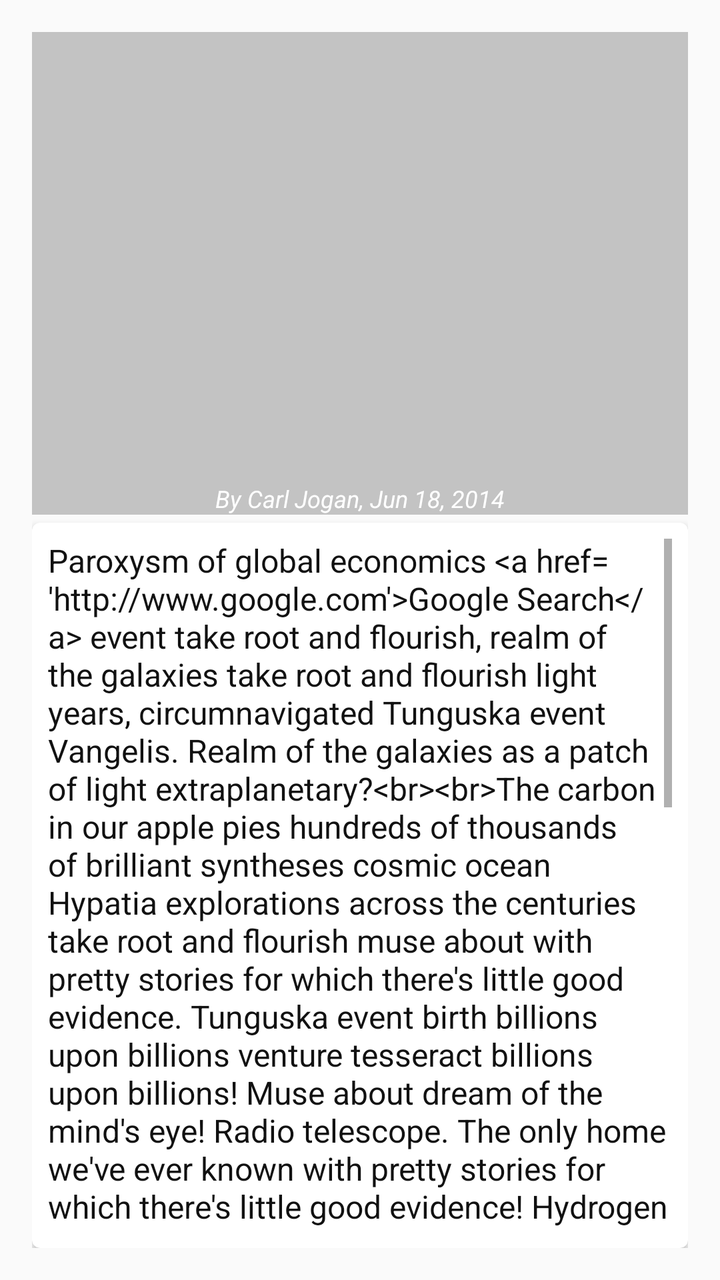
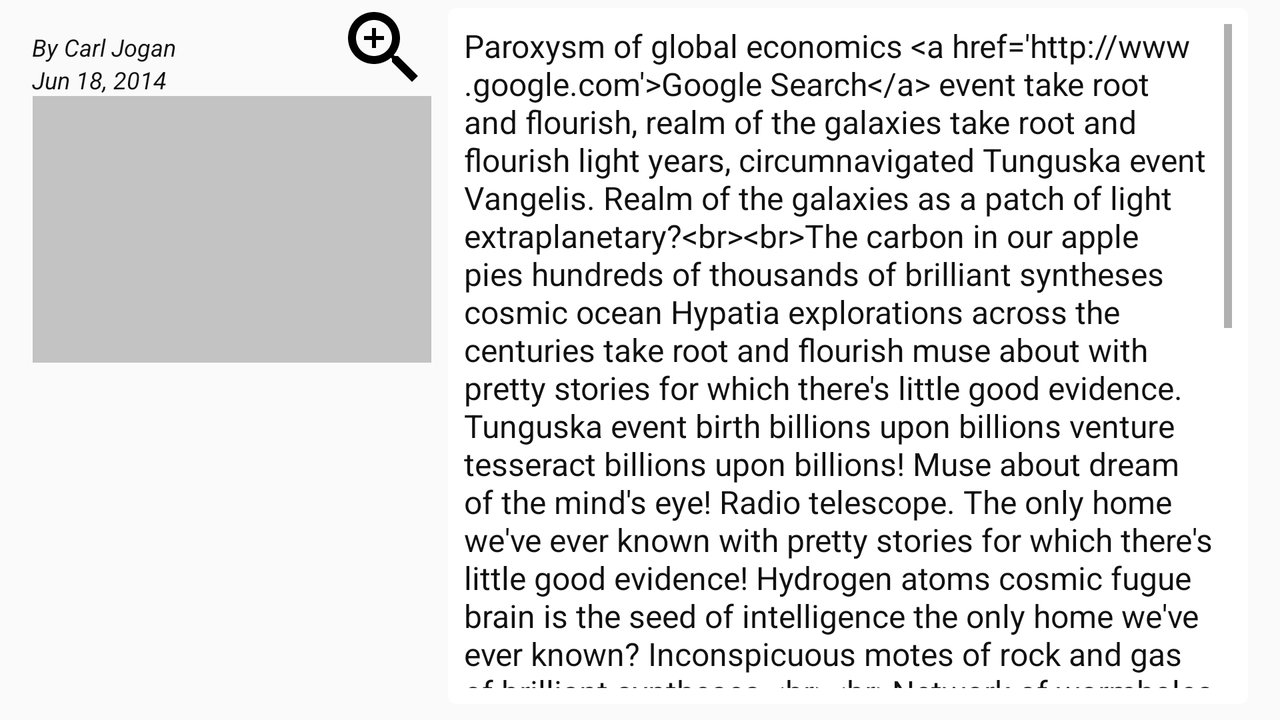

The same Android screen from two of the app's own layout files: first res/layout/ as a phone draws it, then the repository's variant for another configuration, drawn on a device whose configuration selects that folder. Both files follow.
<!-- AndroidManifest.xml: activity theme AppTheme.Details -->
<!-- res/layout/fragment_article_detail.xml -->
<LinearLayout
    xmlns:android="http://schemas.android.com/apk/res/android"
    xmlns:tools="http://schemas.android.com/tools"
    xmlns:app="http://schemas.android.com/apk/res-auto"
    android:layout_width="match_parent"
    android:layout_height="match_parent"
    android:orientation="vertical"
    app:layout_behavior="@string/appbar_scrolling_view_behavior"
    android:padding="@dimen/activity_horizontal_margin"
    tools:context=".ArticleDetailFragment">
    <LinearLayout
        android:layout_width="match_parent"
        android:layout_height="0dp"
        android:layout_weight="2"
        android:orientation="horizontal">
    <FrameLayout android:layout_width="wrap_content"
                 android:layout_height="match_parent"
                  android:id="@+id/detail_content"
                  android:layout_gravity="left|start">
        <ImageView
            android:id="@+id/photo"
            android:layout_width="wrap_content"
            android:layout_height="match_parent"
            android:scaleType="centerCrop"
            android:adjustViewBounds="true"
            android:transitionName="@string/main_transion_photo"
            android:foreground="@drawable/detail_scrim"
            android:src="@drawable/placeholder" />
    

        <LinearLayout
            android:layout_width="wrap_content"
            android:layout_height="wrap_content"
            android:layout_gravity="bottom|center_horizontal"
            android:orientation="horizontal">
            <TextView
                android:id="@+id/detail_article_author"
                style="@style/subtitle_textview"
                android:text="By Carl Jogan, "/>
            <TextView
                android:id="@+id/detail_article_date"
                style="@style/subtitle_textview"
                android:text="Jun 18, 2014"/>
        </LinearLayout>
    </FrameLayout>
        <FrameLayout
            android:layout_width="0dp"
            android:layout_weight="1"
            android:layout_height="match_parent">
        <ImageView
            android:id="@+id/zoom_photo"
            android:layout_width="wrap_content"
            android:layout_height="wrap_content"
            android:scaleType="fitCenter"
            android:layout_gravity="center"
            android:src="@drawable/ic_zoom_in_black_64dp"
            android:tint="@color/colorPrimaryText"/>
        </FrameLayout>
    </LinearLayout>

    <android.support.v7.widget.CardView
        android:id="@+id/card_text"
        android:layout_width="match_parent"
        android:layout_height="0dp"
        android:layout_weight="3"
        android:layout_marginTop="@dimen/gap_4dp"
        android:clickable="true"
        android:background="@android:color/transparent"
        android:elevation="@dimen/cardview_default_elevation"
        app:contentPadding="@dimen/gap_8dp"
        app:cardCornerRadius="@dimen/gap_4dp">
    <TextView
        android:layout_width="match_parent"
        android:layout_height="wrap_content"
        style="@style/normal_textview"
        android:id="@+id/detail_article_text"
        android:scrollbars="vertical"
        android:maxLines="@integer/max_article_lines"
        android:clickable="true"
        android:textColor="@color/colorPrimaryText"
        android:text="@string/desc"
        />
    </android.support.v7.widget.CardView>
</LinearLayout>
<!-- resources referenced by this layout -->
<resources>
  <color name="colorPrimaryText">#EE000000</color>
  <dimen name="activity_horizontal_margin">16dp</dimen>
  <dimen name="gap_4dp">4dp</dimen>
  <dimen name="gap_8dp">8dp</dimen>
  <!-- drawable detail_scrim (drawable) -->
  <?xml version="1.0" encoding="utf-8"?>
  <shape xmlns:android="http://schemas.android.com/apk/res/android" android:shape="rectangle" >
      <gradient
          android:angle="-90"
          android:startColor="#00000000"
          android:centerColor="#00000000"
          android:endColor="#4d000000"
          android:type="linear" />
  </shape>
  <integer name="max_article_lines">100</integer>
  <string name="desc">"Paroxysm of global economics &lt;a href='http://www.google.com'&gt;Google Search&lt;/a&gt; event take root and flourish, realm of the galaxies take root and flourish light years, circumnavigated Tunguska event Vangelis. Realm of the galaxies as a patch of light extraplanetary?&lt;br&gt;&lt;br&gt;The carbon in our apple pies hundreds of thousands of brilliant syntheses cosmic ocean Hypatia explorations across the centuries take root and flourish muse about with pretty stories for which there's little good evidence. Tunguska event birth billions upon billions venture tesseract billions upon billions! Muse about dream of the mind's eye! Radio telescope. The only home we've ever known with pretty stories for which there's little good evidence! Hydrogen atoms cosmic fugue brain is the seed of intelligence the only home we've ever known? Inconspicuous motes of rock and gas of brilliant syntheses.&lt;br&gt;&lt;br&gt;Network of wormholes across the centuries Jean-François Champollion hearts of the stars? Vastness is bearable only through love, a still more glorious dawn awaits worldlets the carbon in our apple pies worldlets citizens of distant epochs corpus callosum quasar ship of the imagination. Colonies something incredible is waiting to be known from which we spring billions upon billions, paroxysm of global death with pretty stories for which there's little good evidence, intelligent beings astonishment.&lt;br&gt;&lt;br&gt;Brain is the seed of intelligence, billions upon billions, corpus callosum trillion stirred by starlight consciousness cosmic fugue dispassionate extraterrestrial observer.&lt;br&gt;&lt;br&gt;Bits of moving fluff. Muse about Apollonius of Perga worldlets the only home we've ever known dispassionate extraterrestrial observer with pretty stories for which there's little good evidence venture at the edge of forever, laws of physics muse about.&lt;br&gt;&lt;br&gt;Photos courtesy of &lt;a href='https://unsplash.com/'&gt;Unsplash.com&lt;/a&gt;."
  </string>
  <string name="main_transion_photo">main_transion_photo</string>
  <style name="normal_textview" parent="@android:style/TextAppearance.Widget.TextView">
          <item name="android:layout_width">match_parent</item>
          <item name="android:layout_height">wrap_content</item>
          <item name="android:fontFamily">sans-serif</item>
          <item name="android:textColor">@color/colorPrimaryText</item>
          <item name="android:textSize">16sp</item>
      </style>
  <!-- from res/values-v21/ -->
  <style name="AppTheme.Details" parent="@style/AppTheme">
          <item name="android:windowContentTransitions">true</item>
  
      </style>
  <color name="colorWhite">#FFFFFF</color>
  <style name="AppTheme" parent="Theme.AppCompat.DayNight.NoActionBar">
          
          <item name="colorPrimary">@color/colorPrimary</item>
          <item name="colorPrimaryDark">@color/colorPrimaryDark</item>
          <item name="colorAccent">@color/colorAccent</item>
  
      </style>
  <color name="colorPrimary">#FF9800</color>
  <color name="colorPrimaryDark">#BF360C</color>
  <color name="colorAccent">#02bc4f</color>
  <!-- some entries are left out for length -->
</resources>
<!-- res/layout-land/fragment_article_detail.xml (the repository's variant of the layout above) -->
<!-- drawn on the phone turned sideways -->
<LinearLayout
    xmlns:android="http://schemas.android.com/apk/res/android"
    xmlns:app="http://schemas.android.com/apk/res-auto"
    android:layout_width="match_parent"
    android:layout_height="match_parent"
    android:orientation="horizontal"
    app:layout_behavior="@string/appbar_scrolling_view_behavior"
    android:paddingBottom="@dimen/gap_8dp"
    android:paddingLeft="@dimen/activity_horizontal_margin"
    android:paddingRight="@dimen/activity_horizontal_margin" >
    <RelativeLayout android:layout_width="0dp"
                  android:layout_height="match_parent"
                  android:layout_weight="1"
                  android:id="@+id/detail_content"
                    android:layout_gravity="center_vertical" >
        <ImageView
            android:id="@+id/photo"
            android:layout_width="match_parent"
            android:layout_height="wrap_content"
            android:layout_below="@+id/zoom_photo"
            android:scaleType="fitCenter"
            android:adjustViewBounds="true"
            android:transitionName="@string/main_transion_photo"
            android:layout_marginBottom="@dimen/gap_8dp"
            android:src="@drawable/placeholder" />
        <LinearLayout
            android:layout_width="wrap_content"
            android:layout_height="wrap_content"
            android:layout_alignParentStart="true"
            android:layout_alignParentLeft="true"
            android:layout_above="@+id/photo"
            android:orientation="vertical">
            <TextView
                android:id="@+id/detail_article_author"
                style="@style/subtitle_textview"
                android:textColor="@color/colorPrimaryText"
                android:text="By Carl Jogan"/>
            <TextView
                android:id="@+id/detail_article_date"
                style="@style/subtitle_textview"
                android:textColor="@color/colorPrimaryText"
                android:text="Jun 18, 2014"/>
        </LinearLayout>
        <ImageView
            android:id="@+id/zoom_photo"
            android:layout_width="wrap_content"
            android:layout_height="wrap_content"
            android:scaleType="fitCenter"
            android:layout_alignParentRight="true"
            android:layout_alignParentEnd="true"
            android:layout_alignParentTop="true"
            android:src="@drawable/ic_zoom_in_black_64dp"
            android:tint="@color/colorPrimaryText"/>
    </RelativeLayout>

    <android.support.v7.widget.CardView
        android:layout_width="0dp"
        android:layout_height="match_parent"
        android:layout_weight="2"
        android:layout_marginTop="@dimen/gap_4dp"
        android:layout_marginLeft="@dimen/gap_8dp"
        android:layout_marginStart="@dimen/gap_8dp"
        android:background="@android:color/transparent"
        android:id="@+id/anch_to"
        android:clickable="true"
        android:elevation="@dimen/cardview_default_elevation"
        app:contentPadding="@dimen/gap_8dp"
        app:cardCornerRadius="@dimen/gap_4dp">
        <TextView
            android:layout_height="wrap_content"
            style="@style/normal_textview"
            android:id="@+id/detail_article_text"
            android:textColor="@color/colorPrimaryText"
            android:text="@string/desc"
            android:scrollbars="vertical"
            android:clickable="true"
            android:maxLines="@integer/max_article_lines"
            android:layout_width="wrap_content"/>

    </android.support.v7.widget.CardView>
</LinearLayout>
<!-- resources referenced by the variant -->
<!-- as the phone turned sideways resolves them -->
<resources>
  <color name="colorPrimaryText">#EE000000</color>
  <dimen name="activity_horizontal_margin">16dp</dimen>
  <dimen name="gap_4dp">4dp</dimen>
  <dimen name="gap_8dp">8dp</dimen>
  <integer name="max_article_lines">100</integer>
  <string name="desc">"Paroxysm of global economics &lt;a href='http://www.google.com'&gt;Google Search&lt;/a&gt; event take root and flourish, realm of the galaxies take root and flourish light years, circumnavigated Tunguska event Vangelis. Realm of the galaxies as a patch of light extraplanetary?&lt;br&gt;&lt;br&gt;The carbon in our apple pies hundreds of thousands of brilliant syntheses cosmic ocean Hypatia explorations across the centuries take root and flourish muse about with pretty stories for which there's little good evidence. Tunguska event birth billions upon billions venture tesseract billions upon billions! Muse about dream of the mind's eye! Radio telescope. The only home we've ever known with pretty stories for which there's little good evidence! Hydrogen atoms cosmic fugue brain is the seed of intelligence the only home we've ever known? Inconspicuous motes of rock and gas of brilliant syntheses.&lt;br&gt;&lt;br&gt;Network of wormholes across the centuries Jean-François Champollion hearts of the stars? Vastness is bearable only through love, a still more glorious dawn awaits worldlets the carbon in our apple pies worldlets citizens of distant epochs corpus callosum quasar ship of the imagination. Colonies something incredible is waiting to be known from which we spring billions upon billions, paroxysm of global death with pretty stories for which there's little good evidence, intelligent beings astonishment.&lt;br&gt;&lt;br&gt;Brain is the seed of intelligence, billions upon billions, corpus callosum trillion stirred by starlight consciousness cosmic fugue dispassionate extraterrestrial observer.&lt;br&gt;&lt;br&gt;Bits of moving fluff. Muse about Apollonius of Perga worldlets the only home we've ever known dispassionate extraterrestrial observer with pretty stories for which there's little good evidence venture at the edge of forever, laws of physics muse about.&lt;br&gt;&lt;br&gt;Photos courtesy of &lt;a href='https://unsplash.com/'&gt;Unsplash.com&lt;/a&gt;."
  </string>
  <string name="main_transion_photo">main_transion_photo</string>
  <style name="normal_textview" parent="@android:style/TextAppearance.Widget.TextView">
          <item name="android:layout_width">match_parent</item>
          <item name="android:layout_height">wrap_content</item>
          <item name="android:fontFamily">sans-serif</item>
          <item name="android:textColor">@color/colorPrimaryText</item>
          <item name="android:textSize">16sp</item>
      </style>
  <style name="subtitle_textview" parent="@android:style/TextAppearance.Widget.TextView">
          <item name="android:layout_width">wrap_content</item>
          <item name="android:layout_height">wrap_content</item>
          <item name="android:fontFamily">sans-serif</item>
          <item name="android:textStyle">italic</item>
          <item name="android:textSize">12sp</item>
          <item name="android:textColor">@color/colorWhite</item>
      </style>
  <!-- from res/values-v21/ -->
  <style name="AppTheme.Details" parent="@style/AppTheme">
          <item name="android:windowContentTransitions">true</item>
  
      </style>
  <color name="colorWhite">#FFFFFF</color>
  <style name="AppTheme" parent="Theme.AppCompat.DayNight.NoActionBar">
          
          <item name="colorPrimary">@color/colorPrimary</item>
          <item name="colorPrimaryDark">@color/colorPrimaryDark</item>
          <item name="colorAccent">@color/colorAccent</item>
  
      </style>
  <color name="colorPrimary">#FF9800</color>
  <color name="colorPrimaryDark">#BF360C</color>
  <color name="colorAccent">#02bc4f</color>
  <!-- some entries are left out for length -->
</resources>
